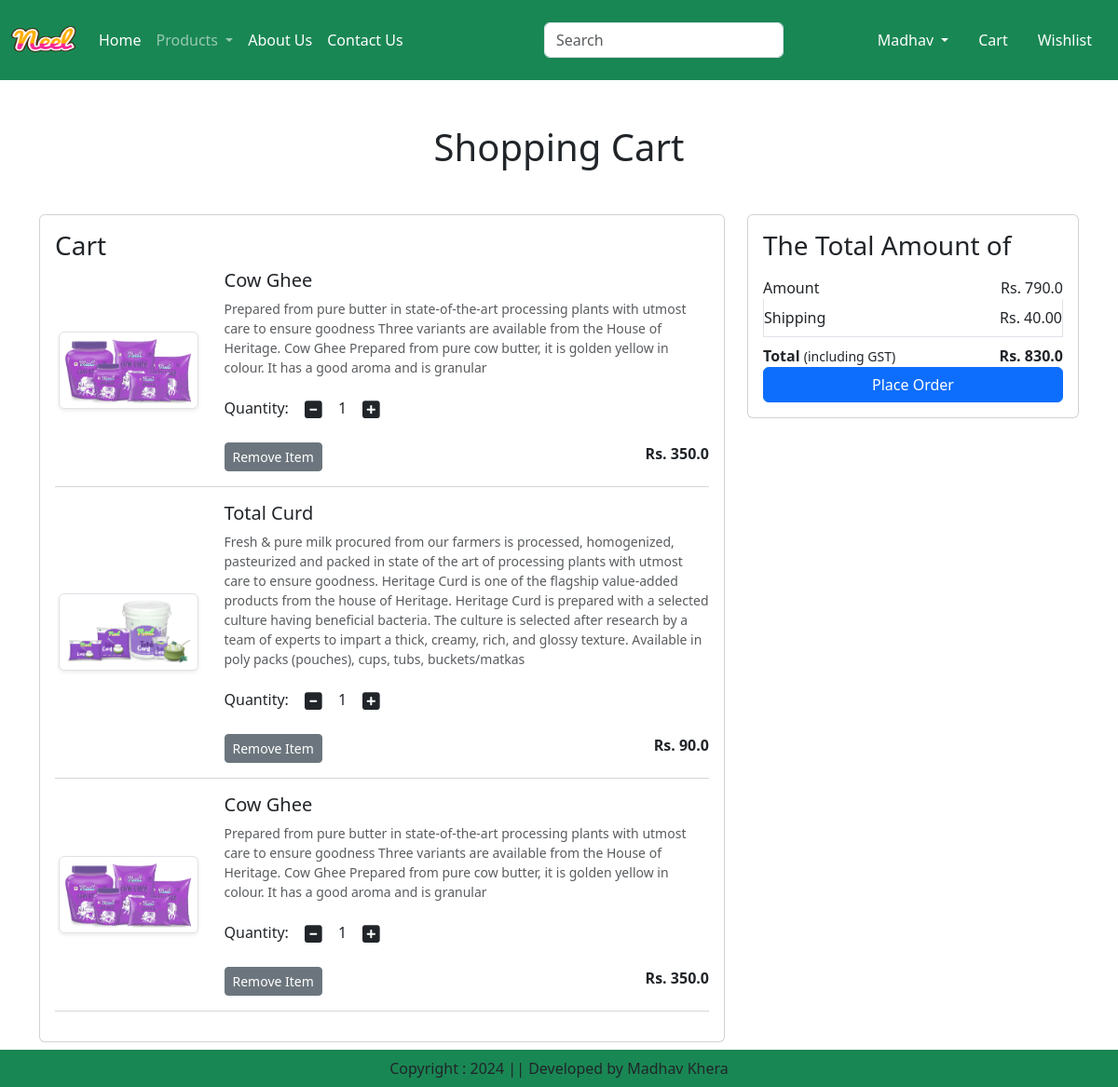
/cart/ (signed in), run on an earlier commit of the app's database.
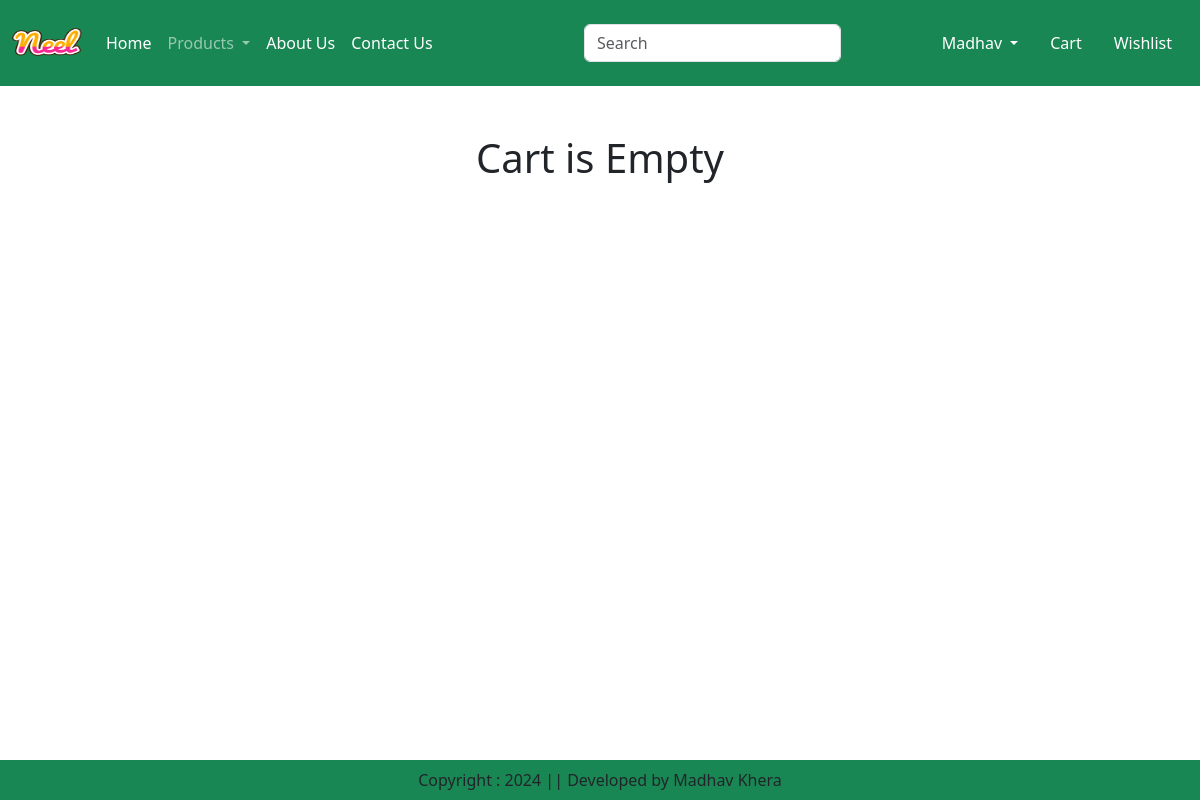
And on a later commit of the database.
### ec/app/models.py (models this page shows, shortened)
class Cart(models.Model):
    user = models.ForeignKey(User,on_delete=models.CASCADE)
    product=models.ForeignKey(Product,on_delete=models.CASCADE)
    quantity = models.PositiveIntegerField(default=1)
    class Meta:
        unique_together = ('user', 'product')

class Product(models.Model):
    title=models.CharField(max_length=100)
    selling_price = models.FloatField()
    discounted_price = models.FloatField()
    description=models.TextField()
    composition = models.TextField(default='')
    prodapp = models.TextField(default='')
    category= models.CharField(choices= CATEGORY_CHOICES,max_length=2)
    product_image = models.ImageField(upload_to='product')

### ec/app/views.py (the view)
# urls.py: path('cart/',views.show_cart,name='showcart'),
def show_cart(request):
    user=request.user
    cart=Cart.objects.filter(user=user)
    amount=0
    for p in cart:
        value=p.quantity*p.product.discounted_price
        amount=amount+value
    totalamount=amount+40
    return render(request,'app/addtocart.html',locals())

### ec/app/templates/app/addtocart.html (shortened to what this page needs)
{% extends 'app/base.html' %}
{% load static %}
{%  block main-content %}
<div class="container my-5">
    <div class="row">
        {% if cart %}
        <h1 class="text-center mb-5">Shopping Cart</h1>
        <div class="col-sm-8">
            <div class="card">
                <div class="card-body">
                    <h3>Cart</h3>
                    {% for item in cart %}
                    <div class="row">
                        <div class="col-sm-3 text-center align-self-center"><img src="{{item.product.product_image.url}}" alt="" sccset="" class="img-fluid img-thumbnail shadow-sm" height="150" width="150"></div>
                        <div class="col-sm-9">
                            <div>
                                <h5>{{item.product.title}}</h5>
                                <p class="mb-2 text-muted small">{{item.product.description}}</p>
                                <div class="my-3">
                                    <label for="quantity">Quantity:</label>
                                    <a class="minus-cart btn" pid={{item.product.id}}><i class="fas fa-minus-square fa-lg"></i></a>
                                    <span id="quantity">{{item.quantity}}</span>
                                    <a class="plus-cart btn" pid={{item.product.id}}><i class="fas fa-plus-square fa-lg"></i></a>
                                </div>
                                <div class="d-flex justify-content-between">
                                    <a href="#" class="remove-cart btn btn-sm btn-secondary mr-3" pid={{item.product.id}}>Remove Item</a>
                                    <p class="mb-0"><span><strong>Rs. {{item.product.discounted_price}}</strong></span></p>
                                </div>
                            </div>
                        </div>
                    </div>
                    <hr class="text-muted">
                    {% endfor %}
                </div>
            </div>
        </div>
        <div class="col-sm-4">
            <div class="card">
                <div class="card-body">
                    <h3>The Total Amount of</h3>
                    <ul class="list-group">
                        <li class="list-group-item d-flex justify-content-between align-items-center border-0 px-0 pb-0">Amount<span id="amount">Rs. {{amount}}</span></li>
                        <li class="list-group-item d-flex justify-content-between align-items-center px-0">Shipping<span>Rs. 40.00</span></li>
                        <li class="list-group-item d-flex justify-content-between align-items-center border-0 px-0 pb-0">
                        <div>
                            <strong>Total</strong> <small>(including GST)</small>
                        </div>
                        <span id="totalamount"><strong>Rs. {{totalamount}}</strong></span>
                        </li>
                    </ul>
                    <div class="d-grid">
                        <a href="{% url 'checkout' %}" class="btn btn-primary">Place Order</a>
                    </div>
                </div>
            </div>
        </div>
        {% else %}
            <h1 class="text-center mb-5">Cart is Empty</h1>
        {% endif %}
    </div>
</div>
{% endblock main-content %}

What changed in the data, as far as the page shows it:
removed Cart: product.product_image (picture), product "Cow Ghee", product.description "Prepared from pure butter in state-of-the-art processing plants with utmost care to ensure goodness Three variants are available from the House of Heritage. Cow Ghee Prepared from pure cow butter, it is golden yellow in colour. It has a good aroma and is granular", quantity "1", product.discounted_price "350.0"
removed Cart: product.product_image (picture), product "Total Curd", product.description "Fresh & pure milk procured from our farmers is processed, homogenized, pasteurized and packed in state of the art of processing plants with utmost care to ensure goodness. Heritage Curd is one of the flagship value-added products from the house of Heritage. Heritage Curd is prepared with a selected culture having beneficial bacteria. The culture is selected after research by a team of experts to impart a thick, creamy, rich, and glossy texture. Available in poly packs (pouches), cups, tubs, buckets/matkas", quantity "1", product.discounted_price "90.0"
removed Cart: product.product_image (picture), product "Cow Ghee", product.description "Prepared from pure butter in state-of-the-art processing plants with utmost care to ensure goodness Three variants are available from the House of Heritage. Cow Ghee Prepared from pure cow butter, it is golden yellow in colour. It has a good aroma and is granular", quantity "1", product.discounted_price "350.0"
Also different on the page:
{{ amount }}: "790.0" → (not shown)
{{ totalamount }}: "830.0" → (not shown)
text no longer shown: "Shopping Cart Cart The Total Amount of Amount Rs. Shipping Rs. 40.00 Total (including GST) Rs. Place Order"
text now shown: "Cart is Empty"
